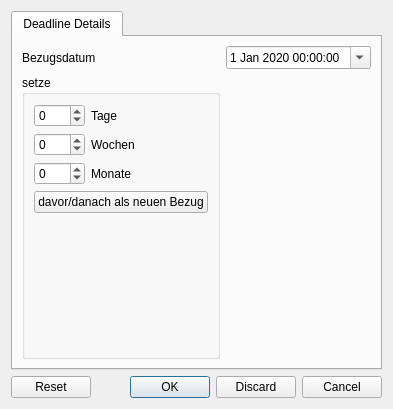
<?xml version="1.0" encoding="UTF-8"?>
<ui version="4.0">
 <class>Dialog</class>
 <widget class="QDialog" name="Dialog">
  <property name="geometry">
   <rect>
    <x>0</x>
    <y>0</y>
    <width>388</width>
    <height>409</height>
   </rect>
  </property>
  <property name="windowTitle">
   <string>Wähle Deadline</string>
  </property>
  <layout class="QVBoxLayout" name="verticalLayout">
   <item>
    <widget class="QTabWidget" name="tabWidget">
     <property name="enabled">
      <bool>true</bool>
     </property>
     <property name="currentIndex">
      <number>0</number>
     </property>
     <widget class="QWidget" name="deadline_details">
      <attribute name="title">
       <string>Deadline Details</string>
      </attribute>
      <layout class="QVBoxLayout" name="verticalLayout_6">
       <item>
        <layout class="QGridLayout" name="gridLayout_3">
         <item row="0" column="0">
          <widget class="QLabel" name="label">
           <property name="text">
            <string>Bezugsdatum</string>
           </property>
          </widget>
         </item>
         <item row="1" column="0">
          <widget class="QGroupBox" name="groupBox_3">
           <property name="title">
            <string>setze</string>
           </property>
           <layout class="QFormLayout" name="formLayout">
            <item row="0" column="0">
             <widget class="QSpinBox" name="in_days">
              <property name="minimum">
               <number>-999</number>
              </property>
              <property name="maximum">
               <number>999</number>
              </property>
             </widget>
            </item>
            <item row="0" column="1">
             <widget class="QLabel" name="label_2">
              <property name="text">
               <string>Tage</string>
              </property>
             </widget>
            </item>
            <item row="1" column="1">
             <widget class="QLabel" name="label_3">
              <property name="text">
               <string>Wochen</string>
              </property>
             </widget>
            </item>
            <item row="1" column="0">
             <widget class="QSpinBox" name="in_weeks">
              <property name="minimum">
               <number>-999</number>
              </property>
              <property name="maximum">
               <number>999</number>
              </property>
             </widget>
            </item>
            <item row="2" column="1">
             <widget class="QLabel" name="label_4">
              <property name="text">
               <string>Monate</string>
              </property>
             </widget>
            </item>
            <item row="2" column="0">
             <widget class="QSpinBox" name="in_months">
              <property name="minimum">
               <number>-999</number>
              </property>
              <property name="maximum">
               <number>999</number>
              </property>
             </widget>
            </item>
            <item row="3" column="0" colspan="2">
             <widget class="QPushButton" name="enter_date">
              <property name="text">
               <string>davor/danach als neuen Bezug</string>
              </property>
             </widget>
            </item>
           </layout>
          </widget>
         </item>
         <item row="0" column="1">
          <widget class="QDateTimeEdit" name="reference_date">
           <property name="specialValueText">
            <string>&quot;Never&quot;</string>
           </property>
           <property name="accelerated">
            <bool>false</bool>
           </property>
           <property name="dateTime">
            <datetime>
             <hour>0</hour>
             <minute>0</minute>
             <second>0</second>
             <year>2020</year>
             <month>1</month>
             <day>1</day>
            </datetime>
           </property>
           <property name="calendarPopup">
            <bool>true</bool>
           </property>
          </widget>
         </item>
        </layout>
       </item>
      </layout>
     </widget>
    </widget>
   </item>
   <item>
    <widget class="QDialogButtonBox" name="buttonBox">
     <property name="orientation">
      <enum>Qt::Horizontal</enum>
     </property>
     <property name="standardButtons">
      <set>QDialogButtonBox::Cancel|QDialogButtonBox::Discard|QDialogButtonBox::Ok|QDialogButtonBox::Reset</set>
     </property>
    </widget>
   </item>
  </layout>
 </widget>
 <resources/>
 <connections>
  <connection>
   <sender>buttonBox</sender>
   <signal>accepted()</signal>
   <receiver>Dialog</receiver>
   <slot>accept()</slot>
   <hints>
    <hint type="sourcelabel">
     <x>248</x>
     <y>254</y>
    </hint>
    <hint type="destinationlabel">
     <x>157</x>
     <y>274</y>
    </hint>
   </hints>
  </connection>
  <connection>
   <sender>buttonBox</sender>
   <signal>rejected()</signal>
   <receiver>Dialog</receiver>
   <slot>reject()</slot>
   <hints>
    <hint type="sourcelabel">
     <x>316</x>
     <y>260</y>
    </hint>
    <hint type="destinationlabel">
     <x>286</x>
     <y>274</y>
    </hint>
   </hints>
  </connection>
 </connections>
</ui>
